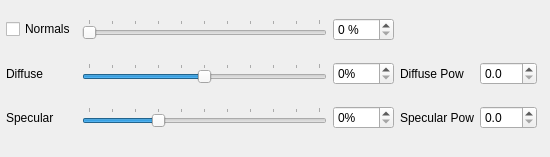
<?xml version="1.0" encoding="UTF-8"?>
<ui version="4.0">
 <class>toolbar_rendernormalsgroup</class>
 <widget class="QWidget" name="toolbar_rendernormalsgroup">
  <property name="geometry">
   <rect>
    <x>0</x>
    <y>0</y>
    <width>550</width>
    <height>157</height>
   </rect>
  </property>
  <property name="windowTitle">
   <string>RenderSettings</string>
  </property>
  <layout class="QGridLayout" name="gridLayout_4">
   <property name="leftMargin">
    <number>6</number>
   </property>
   <property name="topMargin">
    <number>0</number>
   </property>
   <property name="rightMargin">
    <number>6</number>
   </property>
   <property name="bottomMargin">
    <number>0</number>
   </property>
   <property name="verticalSpacing">
    <number>3</number>
   </property>
   <item row="2" column="6">
    <widget class="QSpinBox" name="spinBox_specularStrength">
     <property name="suffix">
      <string>%</string>
     </property>
     <property name="maximum">
      <number>100</number>
     </property>
    </widget>
   </item>
   <item row="1" column="7">
    <widget class="QLabel" name="label_diffusePow">
     <property name="text">
      <string>Diffuse Pow</string>
     </property>
    </widget>
   </item>
   <item row="2" column="7">
    <widget class="QLabel" name="label_specularPow">
     <property name="text">
      <string>Specular Pow</string>
     </property>
    </widget>
   </item>
   <item row="2" column="4">
    <widget class="QLabel" name="label_specular">
     <property name="text">
      <string>Specular</string>
     </property>
    </widget>
   </item>
   <item row="2" column="8">
    <widget class="QDoubleSpinBox" name="doubleSpinBox_specularPow">
     <property name="decimals">
      <number>1</number>
     </property>
    </widget>
   </item>
   <item row="1" column="4">
    <widget class="QLabel" name="label_diffuse">
     <property name="text">
      <string>Diffuse</string>
     </property>
    </widget>
   </item>
   <item row="0" column="4">
    <widget class="QCheckBox" name="normals_checkBox">
     <property name="layoutDirection">
      <enum>Qt::LeftToRight</enum>
     </property>
     <property name="text">
      <string>Normals</string>
     </property>
     <property name="tristate">
      <bool>true</bool>
     </property>
    </widget>
   </item>
   <item row="1" column="5">
    <widget class="QSlider" name="slider_diffuseStrength">
     <property name="maximum">
      <number>100</number>
     </property>
     <property name="singleStep">
      <number>1</number>
     </property>
     <property name="pageStep">
      <number>10</number>
     </property>
     <property name="value">
      <number>50</number>
     </property>
     <property name="orientation">
      <enum>Qt::Horizontal</enum>
     </property>
     <property name="tickPosition">
      <enum>QSlider::TicksAbove</enum>
     </property>
    </widget>
   </item>
   <item row="1" column="8">
    <widget class="QDoubleSpinBox" name="doubleSpinBox_diffusePow">
     <property name="decimals">
      <number>1</number>
     </property>
    </widget>
   </item>
   <item row="0" column="6">
    <widget class="QSpinBox" name="ambiant_spinBox">
     <property name="suffix">
      <string> %</string>
     </property>
     <property name="maximum">
      <number>100</number>
     </property>
    </widget>
   </item>
   <item row="0" column="9">
    <spacer name="horizontalSpacer">
     <property name="orientation">
      <enum>Qt::Horizontal</enum>
     </property>
    </spacer>
   </item>
   <item row="2" column="5">
    <widget class="QSlider" name="slider_specularStrength">
     <property name="maximum">
      <number>100</number>
     </property>
     <property name="value">
      <number>30</number>
     </property>
     <property name="orientation">
      <enum>Qt::Horizontal</enum>
     </property>
     <property name="tickPosition">
      <enum>QSlider::TicksAbove</enum>
     </property>
    </widget>
   </item>
   <item row="0" column="5">
    <widget class="QSlider" name="ambiant_slider">
     <property name="maximum">
      <number>100</number>
     </property>
     <property name="orientation">
      <enum>Qt::Horizontal</enum>
     </property>
     <property name="tickPosition">
      <enum>QSlider::TicksAbove</enum>
     </property>
    </widget>
   </item>
   <item row="1" column="6">
    <widget class="QSpinBox" name="spinBox_diffuseStrength">
     <property name="suffix">
      <string>%</string>
     </property>
     <property name="maximum">
      <number>100</number>
     </property>
    </widget>
   </item>
   <item row="3" column="4">
    <spacer name="verticalSpacer">
     <property name="orientation">
      <enum>Qt::Vertical</enum>
     </property>
    </spacer>
   </item>
  </layout>
 </widget>
 <layoutdefault spacing="6" margin="11"/>
 <resources>
  <include location="../../../scansap.qrc"/>
 </resources>
 <connections/>
</ui>
